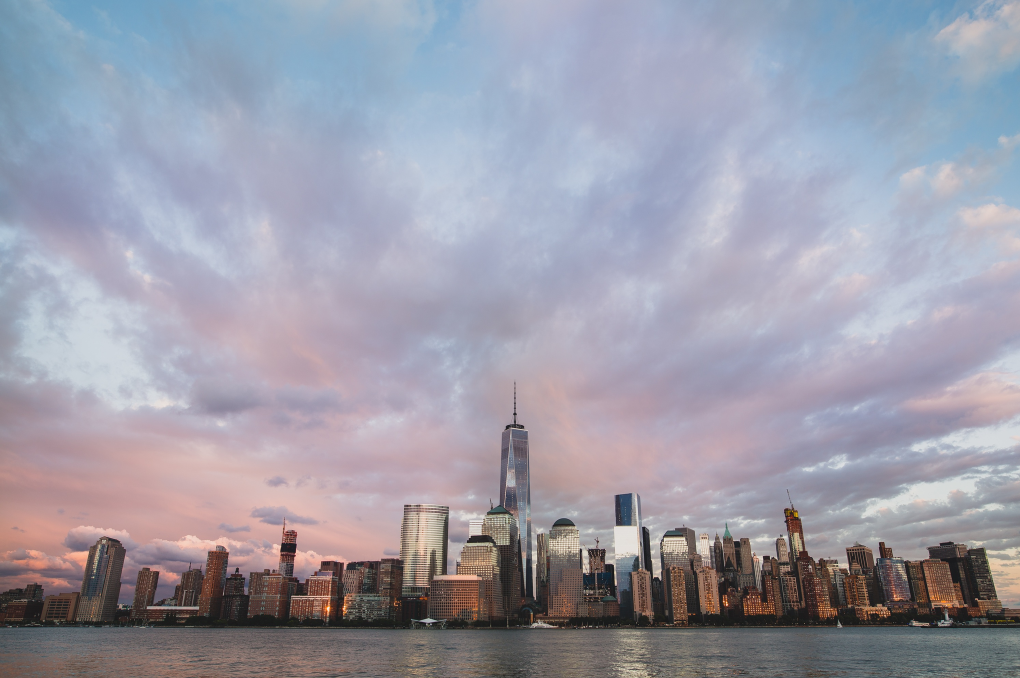
#> input picture test-images/0057.png, 2040 x 1356 px (shown at 1/2 size)
$ python halo_heatmap.py ../../test-images/0057.png
#> lines starting #> are read from the running program, lines starting #| are printed output that depends on the picture; after the words box and inside, x2 and y2 are one past the last pixel; in counts of white or black regions, pixels touching at a corner belong together
### backend/src/halo.py
"""
provenance.halo — radial lensing halo: two-zone encoding, three-state detection

Encoding: two concentric zones with fixed prime+1 targets.
  Inner disk  (r ≤ INNER_RADIUS): |R-G| → INNER_TARGET (98 = 97+1)
  Outer ring  (r ≤ HALO_RADIUS):  |R-G| → OUTER_TARGET (60 = 59+1)

Three detection states (the lensing model):
  PRESENT  — inner AND outer density both above threshold. Sentinel intact.
  VOID     — outer density elevated, inner absent. Inner disk was wiped.
             Force arrows still point at the void. Sentinel was here.
  ABSENT   — neither fires. No signal.

PRESENT → State B (provenance intact)
VOID    → State D (sentinel removed, halo field remains as evidence)
ABSENT  → State A (no signal)

Rotation invariance:
  Density is a count statistic, not a value check.
  Survives bilinear interpolation at all angles.
  Validated: peaks at 0.84-0.91 density after arbitrary rotation.

Force arrow property (validated):
  Inner disk wipe: inner_density drops to background (~0.04-0.12).
  Outer ring retains density 0.71-0.74 — well above OUTER_THRESH.
  The void is detectable. The adversary leaves evidence of removal.
"""
from __future__ import annotations
import math
from dataclasses import dataclass
from enum import IntEnum
from typing import List, Optional, Tuple

import numpy as np
from PIL import Image
from scipy.ndimage import maximum_filter, uniform_filter
from sympy import isprime

# ---------------------------------------------------------------------------
# Protocol constants
# ---------------------------------------------------------------------------

HALO_RADIUS    = 10
INNER_RADIUS   = 5
FLOOR          = 29     # minimum prime for halo signal

# --- Legacy fixed-target constants (kept for reference / old tests) ---
INNER_TARGET   = 98     # = 97 + 1  (97 is prime)
OUTER_TARGET   = 60     # = 59 + 1  (59 is prime)
VOTE_TOL       = 5      # match window around each target

# --- Nearest-prime density thresholds ---
# Natural prime density for |R-G| >= 29: ~18-22% of pixels
# After nearest-prime embedding: ~95-100% in halo disk
# Detection threshold must sit between natural and embedded.
PRIME_DENSITY_THRESH = 0.55   # > 55% of disk pixels have prime |R-G| ≥ FLOOR
VOID_DENSITY_THRESH  = 0.40   # outer ring alone above this → VOID
GRADIENT_MIN   = 0.02         # minimum inner - outer for PRESENT

INNER_THRESH   = PRIME_DENSITY_THRESH   # compat alias
OUTER_THRESH   = 0.35
VOID_OUTER_MIN = VOID_DENSITY_THRESH

NMS_WINDOW     = HALO_RADIUS * 2 + 1
MATCH_RADIUS   = 28

# Build prime lookup at module load
_PRIME_LUT = np.zeros(256, dtype=bool)
for _p in range(2, 256):
    if isprime(_p):
        _PRIME_LUT[_p] = True


# ---------------------------------------------------------------------------
# Detection state
# ---------------------------------------------------------------------------

class HaloState(IntEnum):
    ABSENT  = 0   # no signal
    VOID    = 1   # outer ring present, inner absent — force arrow
    PRESENT = 2   # both zones present — sentinel intact


@dataclass
class HaloCenter:
    row:           int
    col:           int
    state:         HaloState = HaloState.ABSENT
    inner_density: float     = 0.0
    outer_density: float     = 0.0
    amplitude:     float     = 0.0

    # [6 lines left out: function __repr__, not called in this run]


# ---------------------------------------------------------------------------
# Core helpers
# ---------------------------------------------------------------------------

def _abs_rg(image: Image.Image) -> np.ndarray:
    arr = np.array(image.convert('RGB'), dtype=np.int16)
    return np.abs(arr[:, :, 0] - arr[:, :, 1]).astype(np.float32)


def _target_mask(rg: np.ndarray, target: int, tol: int = VOTE_TOL) -> np.ndarray:
    return (np.abs(rg - target) <= tol).astype(np.float32)


def _prime_mask(rg: np.ndarray, floor: int = FLOOR) -> np.ndarray:
    """Mask of pixels where |R-G| is prime and ≥ floor."""
    rg_int = np.clip(rg, 0, 255).astype(np.uint8)
    return (_PRIME_LUT[rg_int] & (rg_int >= floor)).astype(np.float32)


def _disk_density(mask: np.ndarray, radius: int) -> np.ndarray:
    """Fraction of pixels within circle of `radius` that match, per pixel."""
    sz   = 2 * radius + 1
    sums = uniform_filter(mask, size=sz, mode='reflect') * sz * sz
    area = math.pi * radius * radius
    return (sums / area).astype(np.float32)


# ---------------------------------------------------------------------------
# Injector
# ---------------------------------------------------------------------------

# Precomputed nearest-prime lookup: for each distance d, the closest prime ≥ FLOOR
_NEAREST_PRIME = np.zeros(256, dtype=np.int16)
for _d in range(256):
    _best, _best_dist = _d, 999
    for _p in range(max(0, _d - 10), min(256, _d + 11)):
        if _PRIME_LUT[_p] and _p >= FLOOR and abs(_p - _d) < _best_dist:
            _best, _best_dist = _p, abs(_p - _d)
    if _best_dist == 999:  # fallback
        for _p in range(FLOOR, 256):
            if _PRIME_LUT[_p]:
                _best = _p; break
    _NEAREST_PRIME[_d] = _best


# [55 lines left out: function embed_halos_from_sentinels, not called in this run]


# ---------------------------------------------------------------------------
# Detector — three-state density convergence
# ---------------------------------------------------------------------------


def _deduplicate(
    centers: List[HaloCenter],
    radius: int,
) -> List[HaloCenter]:
    """
    Greedy deduplication: keep highest-scoring center in each cluster.
    Centers within `radius` pixels of an already-kept center are dropped.
    Input must be sorted highest score first.
    """
    kept = []
    for c in centers:
        too_close = False
        for k in kept:
            if math.sqrt((c.row-k.row)**2 + (c.col-k.col)**2) <= radius:
                too_close = True
                break
        if not too_close:
            kept.append(c)
    return kept


def detect_halo_centers(
    image:         Image.Image,
    inner_thresh:  float = INNER_THRESH,
    outer_thresh:  float = OUTER_THRESH,
    void_outer:    float = VOID_OUTER_MIN,
    grad_min:      float = GRADIENT_MIN,
    max_centers:   int   = 200,
) -> List[HaloCenter]:
    """
    Detect halo centers with three-state output.

    PRESENT: inner_density ≥ inner_thresh AND outer_density ≥ outer_thresh
             AND (inner - outer) ≥ grad_min
    VOID:    inner_density < inner_thresh AND outer_density ≥ void_outer
             (Force arrows point at a void — sentinel was removed)
    ABSENT:  neither condition met

    Returns all PRESENT and VOID centers, sorted by inner_density desc.
    """
    rg         = _abs_rg(image)
    pmask      = _prime_mask(rg, FLOOR)
    inner_map  = _disk_density(pmask, INNER_RADIUS)
    outer_map  = _disk_density(pmask, HALO_RADIUS)
    h, w       = rg.shape

    # Score map: PRESENT gets inner density, VOID gets outer density (inverted)
    present_cand = ((inner_map >= inner_thresh) &
                    (outer_map >= outer_thresh) &
                    ((inner_map - outer_map) >= grad_min))
    void_cand    = ((inner_map < inner_thresh) &
                    (outer_map >= void_outer))

    any_cand     = present_cand | void_cand
    score_map    = np.where(present_cand, inner_map,
                   np.where(void_cand, outer_map * 0.5, 0.0))

    local_max    = score_map == maximum_filter(score_map, size=NMS_WINDOW)
    peaks        = local_max & any_cand
    pys, pxs     = np.where(peaks)

    centers = []
    for py, px in zip(pys.tolist(), pxs.tolist()):
        if not (HALO_RADIUS <= py < h - HALO_RADIUS and
                HALO_RADIUS <= px < w - HALO_RADIUS):
            continue
        ind  = float(inner_map[py, px])
        outd = float(outer_map[py, px])
        amp  = ind - outd

        if present_cand[py, px]:
            state = HaloState.PRESENT
        elif void_cand[py, px]:
            state = HaloState.VOID
        else:
            continue

        centers.append(HaloCenter(
            row           = py,
            col           = px,
            state         = state,
            inner_density = ind,
            outer_density = outd,
            amplitude     = amp,
        ))

    centers.sort(key=lambda c: (-int(c.state), -c.inner_density))
    centers = _deduplicate(centers, radius=INNER_RADIUS + 2)
    return centers[:max_centers]


# ---------------------------------------------------------------------------
# Rotation survival tester
# ---------------------------------------------------------------------------

# [121 lines left out: functions estimate_rotation_survival, wipe_sentinel_centers, wipe_sentinel_centers_with_original, not called in this run]

### backend/src/halo_heatmap.py
#!/usr/bin/env python3
"""
Halo Detection Heatmap
========================
Visualises what the radial halo detector sees on any image (injected or clean).
Produces a heatmap overlay showing:
  - PRESENT centers (green circles with amplitude label)
  - VOID centers (red circles)
  - Inner density field (blue heat)
  - Outer density field (orange heat)

Used for debugging false positives and understanding natural image structure.
"""

import os
import sys
import argparse
import numpy as np
from PIL import Image, ImageDraw

sys.path.insert(0, os.path.dirname(__file__))

from halo import (
    detect_halo_centers, HaloState,
    _abs_rg, _target_mask, _disk_density,
    INNER_TARGET, OUTER_TARGET, VOTE_TOL,
    INNER_RADIUS, HALO_RADIUS, INNER_THRESH, OUTER_THRESH,
)


def generate_halo_heatmap(image_path: str, output_path: str):
    """Generate a multi-panel halo detection heatmap."""
    import matplotlib
    matplotlib.use('Agg')
    import matplotlib.pyplot as plt
    from matplotlib.patches import Circle
    from matplotlib.colors import Normalize

    img = Image.open(image_path).convert("RGB")
    pixels = np.array(img)
    h, w = pixels.shape[:2]
    name = os.path.splitext(os.path.basename(image_path))[0]

    # Compute the density fields the detector uses
    rg = _abs_rg(img)
    inner_mask = _target_mask(rg, INNER_TARGET, VOTE_TOL)
    outer_mask = _target_mask(rg, OUTER_TARGET, VOTE_TOL)
    inner_density = _disk_density(inner_mask, INNER_RADIUS)
    outer_density = _disk_density(outer_mask, HALO_RADIUS)

    # Detect centers
    centers = detect_halo_centers(img)
    present = [c for c in centers if c.state == HaloState.PRESENT]
    void = [c for c in centers if c.state == HaloState.VOID]

    # --- Build figure ---
    fig, axes = plt.subplots(2, 2, figsize=(20, 14), dpi=120)
    fig.patch.set_facecolor('#07090F')
    fig.suptitle(
        f"Halo Detection Heatmap — {name} ({w}x{h})\n"
        f"PRESENT: {len(present)}   VOID: {len(void)}   Total: {len(centers)}",
        fontsize=16, color='white', fontweight='bold',
    )

    # Panel 1: Original image with detected centers overlaid
    ax = axes[0, 0]
    ax.imshow(pixels)
    for c in present:
        circ = Circle((c.col, c.row), HALO_RADIUS, fill=False,
                       edgecolor='#00FF80', linewidth=1.5, alpha=0.9)
        ax.add_patch(circ)
        ax.text(c.col + HALO_RADIUS + 3, c.row, f"{c.amplitude:.2f}",
                fontsize=6, color='#00FF80', va='center')
    for c in void:
        circ = Circle((c.col, c.row), HALO_RADIUS, fill=False,
                       edgecolor='#FF4444', linewidth=1.2, alpha=0.7)
        ax.add_patch(circ)
    ax.set_title("Detected Centers", color='white', fontsize=12)
    _style(ax)

    # Panel 2: Inner density field
    ax = axes[0, 1]
    im = ax.imshow(inner_density, cmap='inferno', vmin=0,
                   vmax=max(0.5, float(inner_density.max())))
    ax.axhline(y=0, color='none')  # dummy for layout
    cbar = fig.colorbar(im, ax=ax, fraction=0.046, pad=0.04)
    cbar.ax.tick_params(colors='#888', labelsize=8)
    cbar.set_label('density', color='#888', fontsize=9)
    # Mark threshold
    ax.set_title(
        f"Inner Density (target={INNER_TARGET}, thresh={INNER_THRESH})",
        color='white', fontsize=12,
    )
    _style(ax)

    # Panel 3: Outer density field
    ax = axes[1, 0]
    im = ax.imshow(outer_density, cmap='magma', vmin=0,
                   vmax=max(0.5, float(outer_density.max())))
    cbar = fig.colorbar(im, ax=ax, fraction=0.046, pad=0.04)
    cbar.ax.tick_params(colors='#888', labelsize=8)
    cbar.set_label('density', color='#888', fontsize=9)
    ax.set_title(
        f"Outer Density (target={OUTER_TARGET}, thresh={OUTER_THRESH})",
        color='white', fontsize=12,
    )
    _style(ax)

    # Panel 4: |R-G| distance field with target bands highlighted
    ax = axes[1, 1]
    # Show where |R-G| is near inner or outer target
    combined = np.zeros((h, w, 3), dtype=np.float32)
    # Inner target matches in cyan
    combined[:, :, 1] += inner_mask * 0.8  # green
    combined[:, :, 2] += inner_mask * 0.8  # blue → cyan
    # Outer target matches in orange
    combined[:, :, 0] += outer_mask * 0.9  # red
    combined[:, :, 1] += outer_mask * 0.4  # green → orange
    combined = np.clip(combined, 0, 1)
    ax.imshow(combined)
    ax.set_title(
        f"|R-G| target matches: cyan=inner({INNER_TARGET}±{VOTE_TOL})  "
        f"orange=outer({OUTER_TARGET}±{VOTE_TOL})",
        color='white', fontsize=11,
    )
    _style(ax)

    plt.tight_layout(rect=[0, 0, 1, 0.93])
    plt.savefig(output_path, dpi=120, bbox_inches='tight',
                facecolor='#07090F', edgecolor='none')
    plt.close()

    print(f"Halo heatmap saved: {output_path}")
    print(f"  PRESENT: {len(present)}  VOID: {len(void)}")
    if present:
        amps = sorted([c.amplitude for c in present], reverse=True)
        print(f"  Top amplitudes: {[round(a, 3) for a in amps[:10]]}")


def _style(ax):
    ax.tick_params(colors='#666', labelsize=7)
    for spine in ax.spines.values():
        spine.set_color('#333')


if __name__ == "__main__":
    parser = argparse.ArgumentParser(
        description="Generate halo detection heatmap for any image"
    )
    parser.add_argument("image", help="Path to image")
    parser.add_argument("-o", "--output", default=None,
                        help="Output path (default: <name>_halo_heatmap.png)")
    args = parser.parse_args()

    if args.output is None:
        base = os.path.splitext(args.image)[0]
        args.output = f"{base}_halo_heatmap.png"

    generate_halo_heatmap(args.image, args.output)
#> in generate_halo_heatmap, img is the input picture: PIL image 2040x1356 RGB; mean R, G, B 155.9, 155.6, 168.7
#> in _target_mask, `return (np.abs(rg - target) <= tol).astype(np.float32)`:
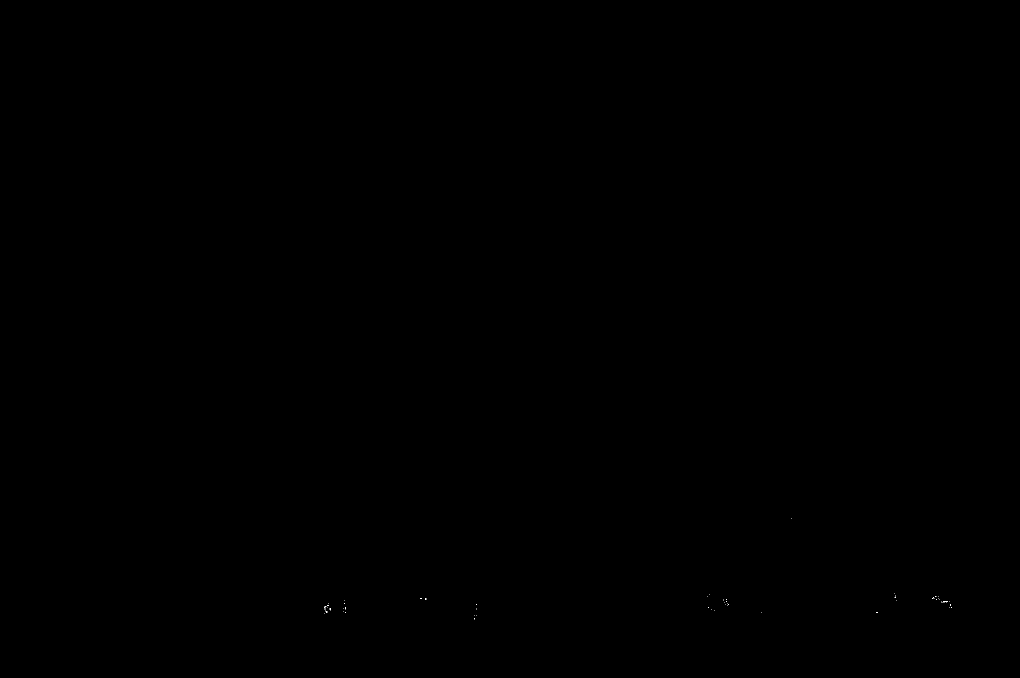
#> returned value: shape (1356, 2040) float32 (shown at 1/2 size); values 0 (black) and 1 (white), 0.01% white in thin lines or dots, all inside (x1, y1, x2, y2) = (648, 1036, 1904, 1239)
#> call 4 of _disk_density, with radius = 10
#> in _disk_density (call 4), `sums = uniform_filter(mask, size=sz, mode='reflect') * sz * sz`:
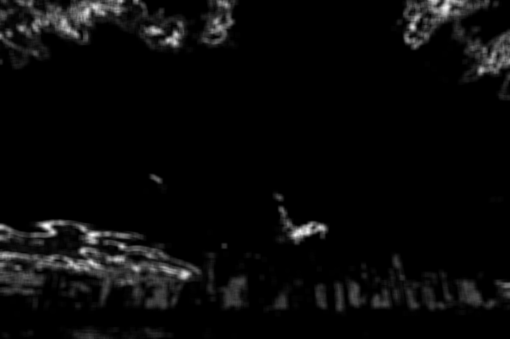
#> sums: shape (1356, 2040) float32 (shown at 1/4 size); min 0, max 418, mean 15.9; drawn with min black and max white
#> in detect_halo_centers, `any_cand     = present_cand | void_cand`:
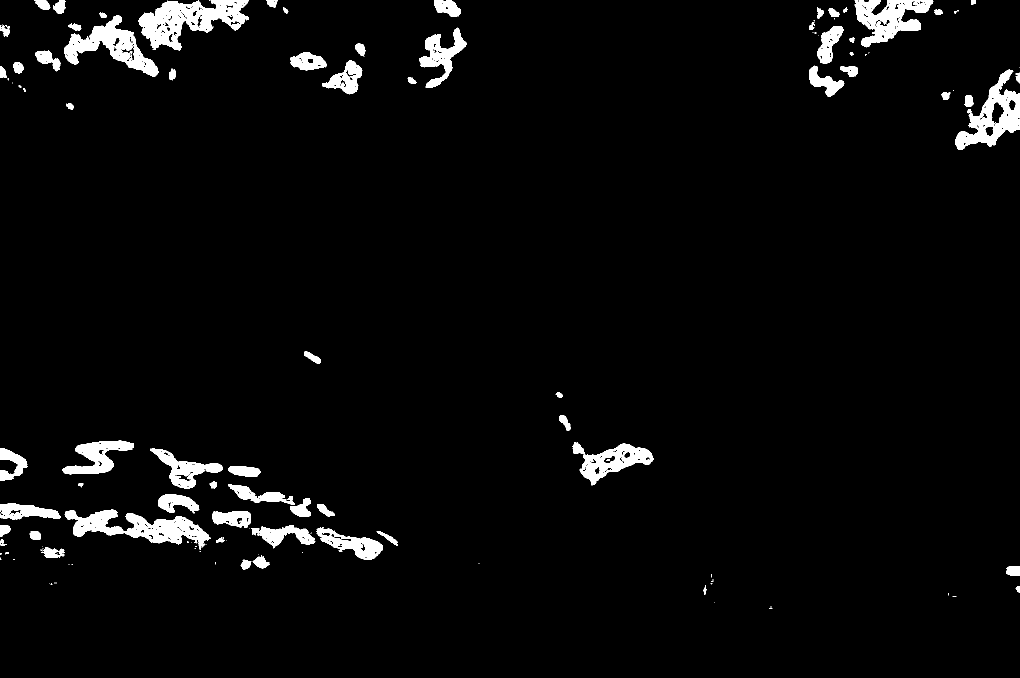
#> any_cand: shape (1356, 2040) bool (shown at 1/2 size); 3.6% white; 157 white regions (83 under 20 px), largest, box (x1, y1, x2, y2) and area: (276, 0, 497, 101) 10690, (129, 1019, 422, 1100) 9201, (128, 30, 317, 154) 7890
#> in detect_halo_centers, `score_map    = np.where(present_cand, inner_map, np.where(void_cand, o..`:
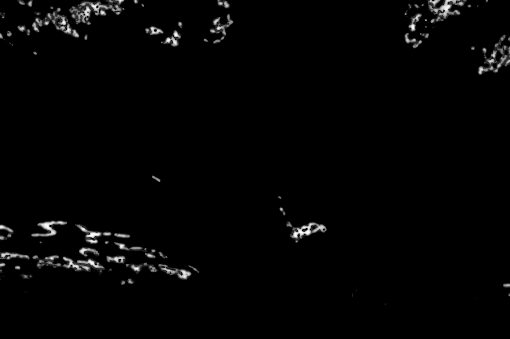
#> score_map: shape (1356, 2040) float32 (shown at 1/4 size); min 0, max 1.54, mean 0.0238; drawn with min black and max white
#> in detect_halo_centers, `local_max    = score_map == maximum_filter(score_map, size=NMS_WINDOW)`:
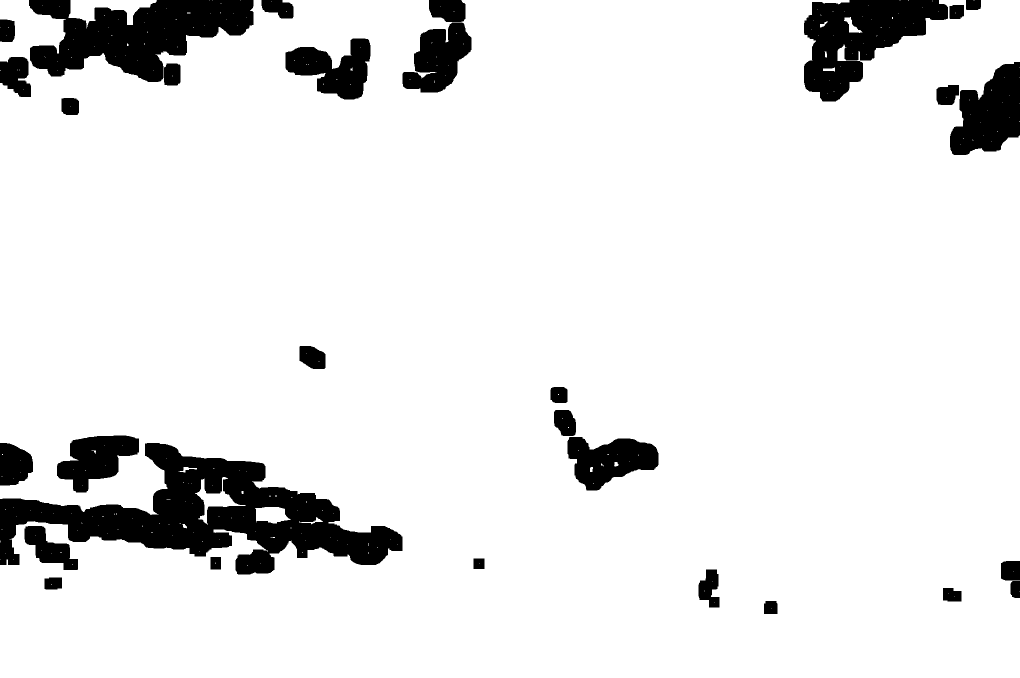
#> local_max: shape (1356, 2040) bool (shown at 1/2 size); 90.7% white; 30 black regions, largest, box (x1, y1, x2, y2) and area: (0, 886, 805, 1149) 82394, (58, 0, 507, 164) 42668, (1608, 0, 1896, 203) 31525
#> in detect_halo_centers, `pys, pxs     = np.where(peaks)`: pys = 873 values from 0 to 1216; pxs = 873 values, max 2039 at index 272, min 0 at index 85, mean 750.5
#> the loop in detect_halo_centers, `for py, px in zip(pys.tolist(), pxs.tolist()):` made 873 passes
#> (py, px, ind, outd, amp) on passes 15 to 22: (11, 85, 0.98, 0.506, 0.474), (11, 1736, 1.41, 0.831, 0.583), (13, 119, 1.27, 0.627, 0.646), (13, 881, 1.38, 0.643, 0.732), (14, 1844, 1.26, 0.691, 0.57), (16, 333, 1.2, 0.586, 0.611), (18, 1635, 0.726, 0.35, 0.376), (22, 311, 0.675, 0.36, 0.315)
#> after the loop in detect_halo_centers, `for py, px in zip(pys.tolist(), pxs.tolist()):`: centers = 837 items
#> after the loop in _deduplicate, `for c in centers:`: kept = 235 items
#> in generate_halo_heatmap, `centers = detect_halo_centers(img)`: centers = 200 items
#> in generate_halo_heatmap, `void = [c for c in centers if c.state == HaloState.VOID]`: void = []
#> in generate_halo_heatmap, `plt.savefig(output_path, dpi=120, bbox_inches='tight', facecolor='#070..`:
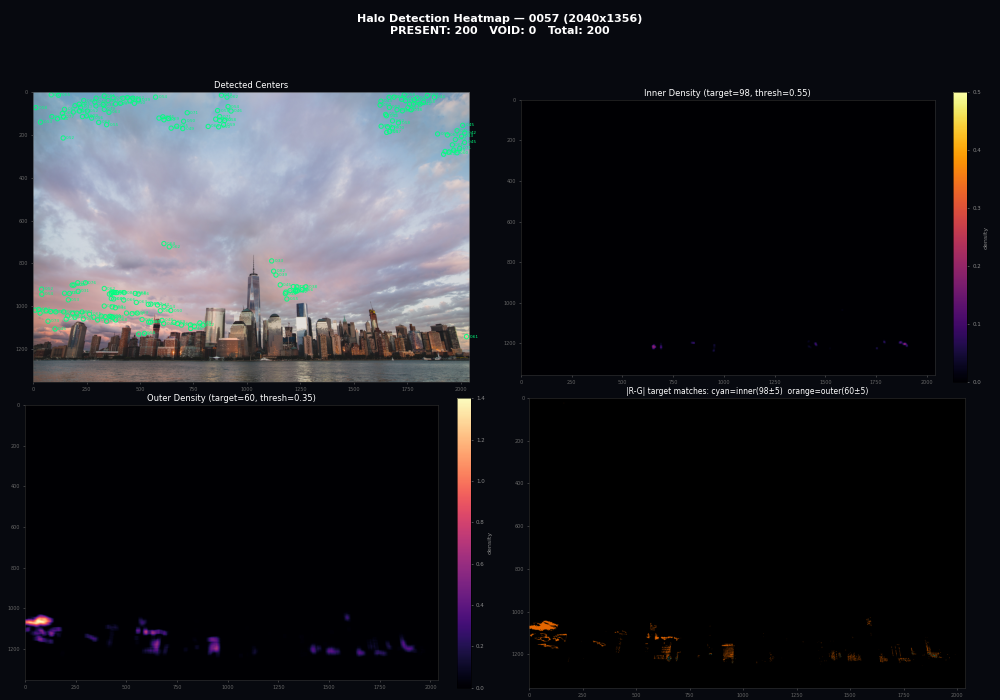
#> figure drawn by matplotlib, 6 panels
#|   PRESENT: 200  VOID: 0
#> in generate_halo_heatmap, `amps = sorted([c.amplitude for c in present], reverse=True)`: amps = 200 values, max 0.828 at index 0, min 0.242 at index 199, mean 0.551
#|   Top amplitudes: [0.828, 0.821, 0.815, 0.805, 0.802, 0.796, 0.786, 0.767, 0.764, 0.761]
